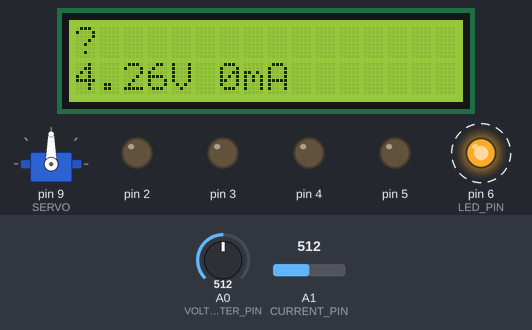
Recording of a program running on a simulated Arduino Nano, built with avr-gcc and run on an emulated ATmega328P. On the bench: 16×2 character LCD, servo, output pins drawn as LEDs (lit = HIGH). Dashed ring = blinking. The inputs (shaded band) are chosen by the test bench; at power-on: A1 (CURRENT_PIN) = 512, A0 (VOLTIMETER_PIN) = 512. EEPROM starts erased; no radio packets arrive unless stated.

Above: at 2.2 s.
2.3 s: A1 (CURRENT_PIN) set to 484
At 4.4 s:
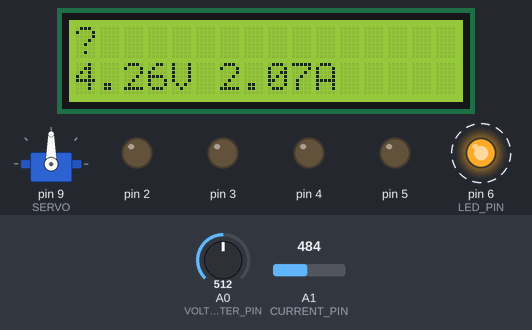
5.3 s: A1 (CURRENT_PIN) set to 511
At 6.35 s:
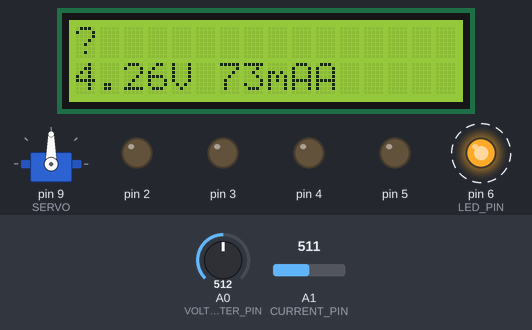
8.3 s: A0 (VOLTIMETER_PIN) set to 716
At 9.84 s:
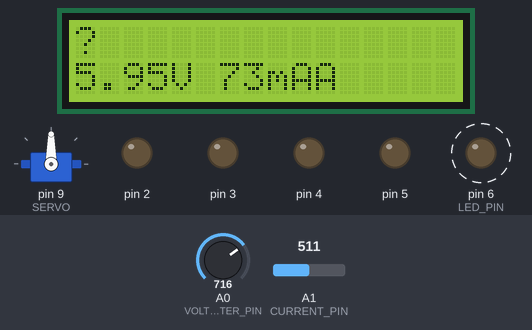
11.0 s: A0 (VOLTIMETER_PIN) set to 900
At 11.35 s:
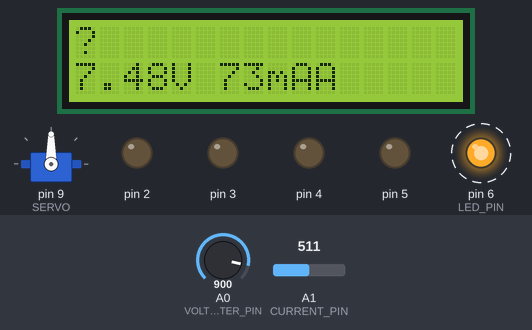
13.0 s: A0 (VOLTIMETER_PIN) set to 1023
At 13.35 s:
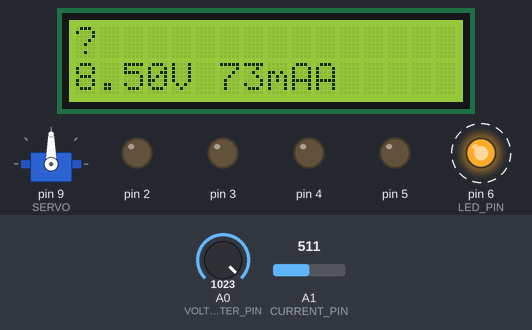
15.0 s: A1 (CURRENT_PIN) set to 306
At 15.84 s:
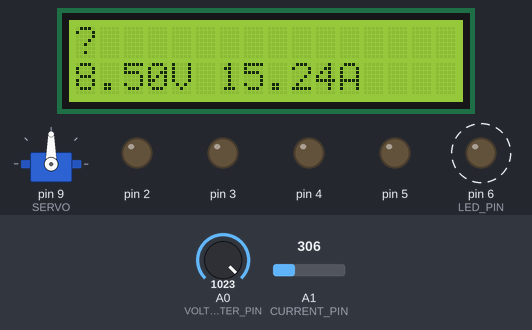
Timing chart, 0 to 18.0 s (numbered marks = the images above; inputs shaded):
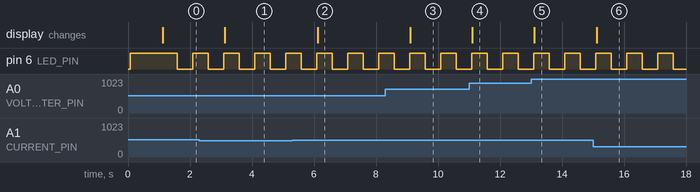

The program:

main.cpp
```cpp
#include <Arduino.h>
#include <EEPROM.h>
#include <Servo.h>
#include <radio.h>
#include <motor.h>
#include <controller.h>
#include <led.h>
#include <state.h>
#include <timer.h>
#include <voltimeter.h>
#include <lcd.h>
#include <utils.h>

/*
  PWM pins: 3, 5, 6, 9, 10, 11
*/

#define MOTOR_STANDBY 2
#define MOTOR_PWM 5 // PWM
#define MOTOR_FORWARD 4
#define MOTOR_BACKWARD 3
#define LED_PIN 6
#define RADIO_CE 7
#define RADIO_CSN 8
#define RADIO_CHANNEL 125
#define SERVO 9 // PWM
#define VOLTIMETER_PIN A0
#define CURRENT_PIN A1

#define MAX_SPEED 250
#define ROTATION_LIMIT 30
#define EEPROM_ROTAION_MIDDLE_ADDRESS 0

uint8_t address[6] = "aaaaa";
Lcd lcd(LCD_ADDRESS, LCD_COLS, LCD_ROWS);
Radio radio(RADIO_CE, RADIO_CSN, RADIO_CHANNEL, address);
Motor motor(MOTOR_STANDBY, MOTOR_PWM, MOTOR_FORWARD, MOTOR_BACKWARD);
Led led(LED_PIN);
Servo servo;
Controller controller;
State state;
Voltimeter voltimeter(VOLTIMETER_PIN, CURRENT_PIN);
uint8_t payload[13];
uint8_t speed = 0;
uint8_t lastSpeed = speed;
int rotationMiddle = 0;
int rotation = 0;
int lastRotation = 0;
int lastConnectionSpeedRate = 0;
bool allowDisplayNotConnected = true;
bool allowDisplayConnected = true;

void store_rotation_middle(int rotation)
{
  EEPROM.put(EEPROM_ROTAION_MIDDLE_ADDRESS, rotation);
}

int initialize_rotation_middle()
{
  int center;

  EEPROM.get(EEPROM_ROTAION_MIDDLE_ADDRESS, center);

  if (center == 0xFFFF)
  {
    center = 90;
    store_rotation_middle(center);
  }

  return center;
}

int handle_rotation(int16_t value, int lastValue, int center)
{
  // Map to int8_t
  int prepared_value = map(value, -32768, 32767, -128, 127);

  // apply a cubic bezier curve to make the rotation more smooth
  prepared_value = belzier(prepared_value, 3);

  // limit the rotation to 30 degrees from the center
  prepared_value = map(prepared_value, -128, 127, max(center - ROTATION_LIMIT, 60), min(center + ROTATION_LIMIT, 140));

  if (prepared_value != lastValue)
  {
    servo.write(prepared_value);
  }

  return prepared_value;
}

uint16_t handle_direction(uint16_t forward_speed, uint16_t backward_speed, uint16_t lastSpeed)
{
  uint16_t speed = 0;

  if (backward_speed != 0)
  {
    motor.setDirection(MOTOR_DIRECTION_BACKWARD);
    speed = map(backward_speed, 0, 32768, 0, MAX_SPEED);
  }

  if (forward_speed != 0)
  {
    motor.setDirection(MOTOR_DIRECTION_FORWARD);
    speed = map(forward_speed, 0, 32768, 0, MAX_SPEED);
  }

  if (speed != lastSpeed)
  {
    motor.setSpeed(speed);
  }

  return speed;
}

void handle_voltimeter()
{
  voltimeter.read();

  if (voltimeter.isFresh() && !state.isSetup())
  {
    lcd.showPowerStats(voltimeter.getVoltage(), voltimeter.getCurrent());
  }
}

void state_running()
{
  if (controller.isSelectReleased() && state.bounced())
  {
    state.setSetupState();
    lcd.showState(state);
    return;
  }

  led.fastBlink();

  lastRotation = handle_rotation(controller.getYaw(), lastRotation, rotationMiddle);
  lastSpeed = handle_direction(controller.getR2(), controller.getL2(), lastSpeed);

  if (allowDisplayConnected)
  {
    lcd.showConnected();
    allowDisplayConnected = false;
  }

  int rate = radio.getConnectionSpeedRate();
  if (lastConnectionSpeedRate != rate)
  {
    lcd.showConnectionSpeed(rate);
    lastConnectionSpeedRate = rate;
  }
}

void state_setup()
{
  if (controller.isSelectReleased() && state.bounced())
  {
    state.setRunningState();
    lcd.clear();
    allowDisplayConnected = true;
    return;
  }

  led.on();
  lastRotation = handle_rotation(controller.getYaw(), lastRotation, rotationMiddle);
  lcd.showRotation(lastRotation);

  if (controller.isStartReleased())
  {
    rotationMiddle = lastRotation;
    store_rotation_middle(rotationMiddle);
    lcd.showSaved();
  }
}

void state_disconnected()
{
  led.slowBlink();
  allowDisplayConnected = true;

  lastRotation = handle_rotation(rotationMiddle, lastRotation, rotationMiddle);
  lastSpeed = handle_direction(0, 0, lastSpeed);

  if (allowDisplayNotConnected)
  {
    lcd.showDisconnected();
    allowDisplayNotConnected = false;
  }
}

void execute_state()
{
  if (state.isRunning())
  {
    state_running();
  }
  else if (state.isSetup())
  {
    state_setup();
  }
  else if (state.isDisconnected())
  {
    state_disconnected();
  }
}

void set_state_from_connection(bool connected)
{
  if (connected)
  {
    allowDisplayNotConnected = true;
    if (state.isDisconnected())
    {
      state.setRunningState();
    }
  }
  else
  {
    state.setDisconnectedState();
  }
}

void setup()
{
  lcd.initialize();
  lcd.showState(state);
  voltimeter.initialize();
  led.initialize();
  led.on();
  rotationMiddle = initialize_rotation_middle();
  radio.initialize();
  motor.initialize();
  servo.attach(SERVO);
  delay(1000);
  led.off();
  lcd.clear();
  state.setDisconnectedState();
}

void loop()
{
  if (radio.isInitialized() && radio.available())
  {
    radio.read(&payload);
    controller.load_state_from_payload(payload);
  }

  set_state_from_connection(radio.isConnected());
  execute_state();
  handle_voltimeter();
}
```

Measured:
- the behaviour switches between 499 and 498 on A1 (CURRENT_PIN) (found by bisection; images 0 and 1)
- after the input at 2.3 s, the display: changes after 0.82 s (image 1)
- after the input at 5.3 s, the display: changes after 0.82 s (image 2)
- after the input at 8.3 s, the display: changes after 0.81 s (image 3)
- after the input at 11.0 s, the display: changes after 0.11 s (image 4)
- after the input at 13.0 s, the display: changes after 0.11 s (image 5)
- after the input at 15.0 s, the display: changes after 0.12 s (image 6)
- by itself, pin 6 (LED_PIN): alternates HIGH for 0.50 s and LOW for 0.50 s
